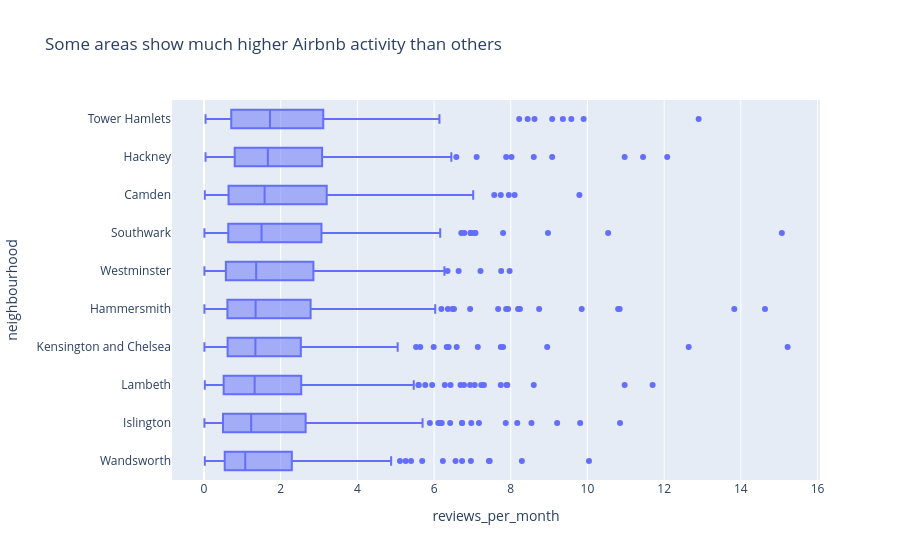

Write notebook code for a chart like this one.
### Markdown cell above
## Task 2 — Box plot: listing activity by borough

**What to build:** A **horizontal box plot** comparing listing activity (reviews per month) across London boroughs — reviews per month is a proxy for how frequently a listing is booked.

**Requirements:**
- Horizontal orientation (borough names are long)
- Sorted by median reviews per month (most active at top)
- Highlight the **two most active** boroughs in a different colour
- Outliers shown as individual points
- Insight title naming the two busiest boroughs

> 💡 Some listings have zero reviews — these are new or inactive listings. Filter them out with before plotting

### Code cell
# Task 2
# YOUR CODE HERE
# Task 2

# Task 2

df_reviews = df_cap[df_cap['reviews_per_month'] > 0]

borough_order = (
    df_reviews.groupby('neighbourhood')['reviews_per_month']
    .median()
    .sort_values(ascending=False)
    .index
)

fig = px.box(
    df_reviews,
    x='reviews_per_month',
    y='neighbourhood',
    orientation='h',
    points='outliers',
    category_orders={'neighbourhood': borough_order},
    title='Some areas show much higher Airbnb activity than others'
)

fig.show()

### Figure 1 — Plotly figure (JSON) as saved in the notebook; plotly's stock layout.template omitted (floating-point values rounded to 4 significant figures; data arrays with more than 128 entries replaced by an {"elided": "..."} marker saying what was removed)
{"data": [{"alignmentgroup": "True", "boxpoints": "outliers", "hovertemplate": "reviews_per_month=%{x}<br>neighbourhood=%{y}<extra></extra>", "legendgroup": "", "marker": {"color": "#636efa"}, "name": "", "notched": false, "offsetgroup": "", "orientation": "h", "showlegend": false, "type": "box", "x": {"elided": "2370 float values"}, "x0": " ", "xaxis": "x", "y": {"elided": "2370 str values"}, "y0": " ", "yaxis": "y"}], "layout": {"boxmode": "group", "legend": {"tracegroupgap": 0}, "title": {"text": "Some areas show much higher Airbnb activity than others"}, "xaxis": {"anchor": "y", "domain": [0, 1], "title": {"text": "reviews_per_month"}}, "yaxis": {"anchor": "x", "categoryarray": ["Wandsworth", "Islington", "Lambeth", "Kensington and Chelsea", "Hammersmith", "Westminster", "Southwark", "Camden", "Hackney", "Tower Hamlets"], "categoryorder": "array", "domain": [0, 1], "title": {"text": "neighbourhood"}}}}
